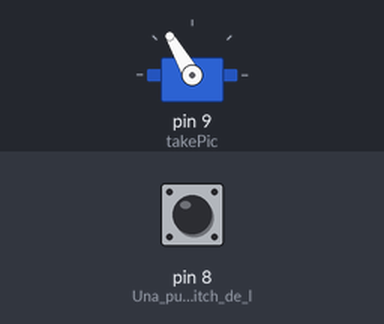
Simulated run of this sketch. Board: Arduino Uno, built with avr-gcc and run on an emulated ATmega328P. Shown: servo. The test bench sets the inputs (shaded band); at power-on: pin 8 (Una_punta_del_switch_de_l) LOW.

Above: at 1.2 s.
1.3 s: pin 8 (Una_punta_del_switch_de_l) pulled HIGH for 1 s
At 1.5 s:
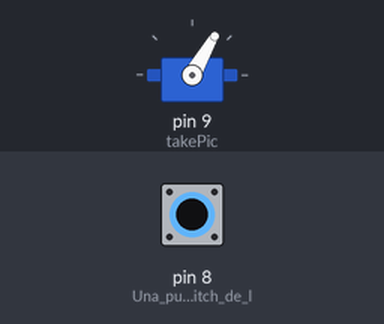
4.3 s: pin 8 (Una_punta_del_switch_de_l) pulled HIGH for 3.2 s
At 8.1 s:
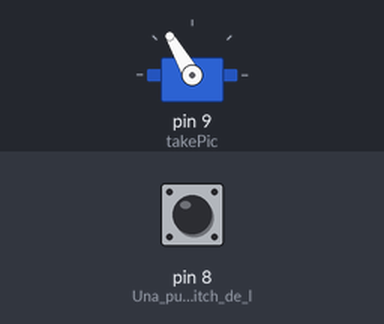
Timing chart, 0 to 9.6 s (numbered marks = the images above; inputs shaded):
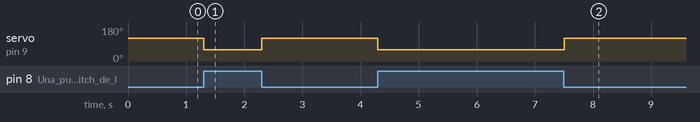

Measured:
- after the input at 1.3 s, servo on pin 9 (takePic): 120° → 60° at once, → 120° 1.0 s later
- after the input at 4.3 s, servo on pin 9 (takePic): 120° → 60° at once, → 120° 3.2 s later

The sketch:

Shoot_Photo.ino
```cpp
#include <Servo.h>

Servo takePic;

void setup() {

  takePic.attach(9);
  pinMode(8, INPUT);                     //Una punta del switch de limite va conectada a positivo, y la otra al PIN 8

}

void loop() {

  if(digitalRead(8)){
    takePic.write(60);
    delay(200);
  }

  takePic.write(120);

}
```
